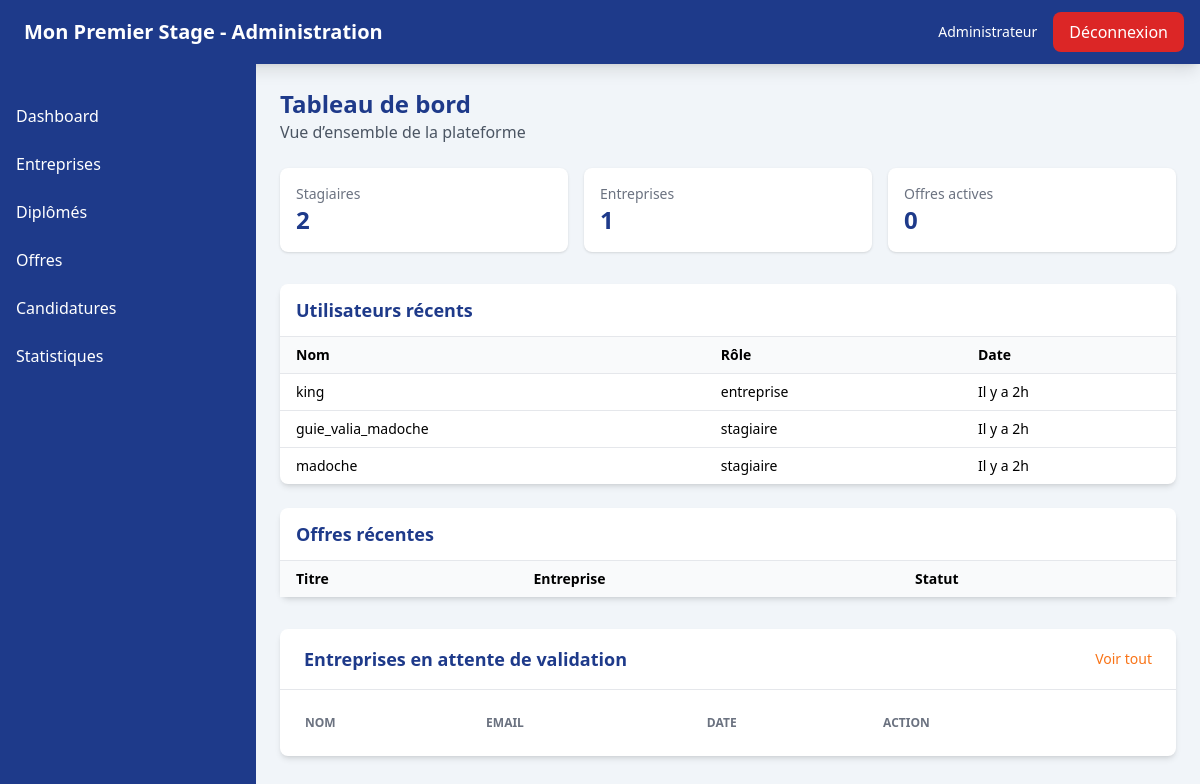
The page /admindashboard/ on the database as committed earlier.
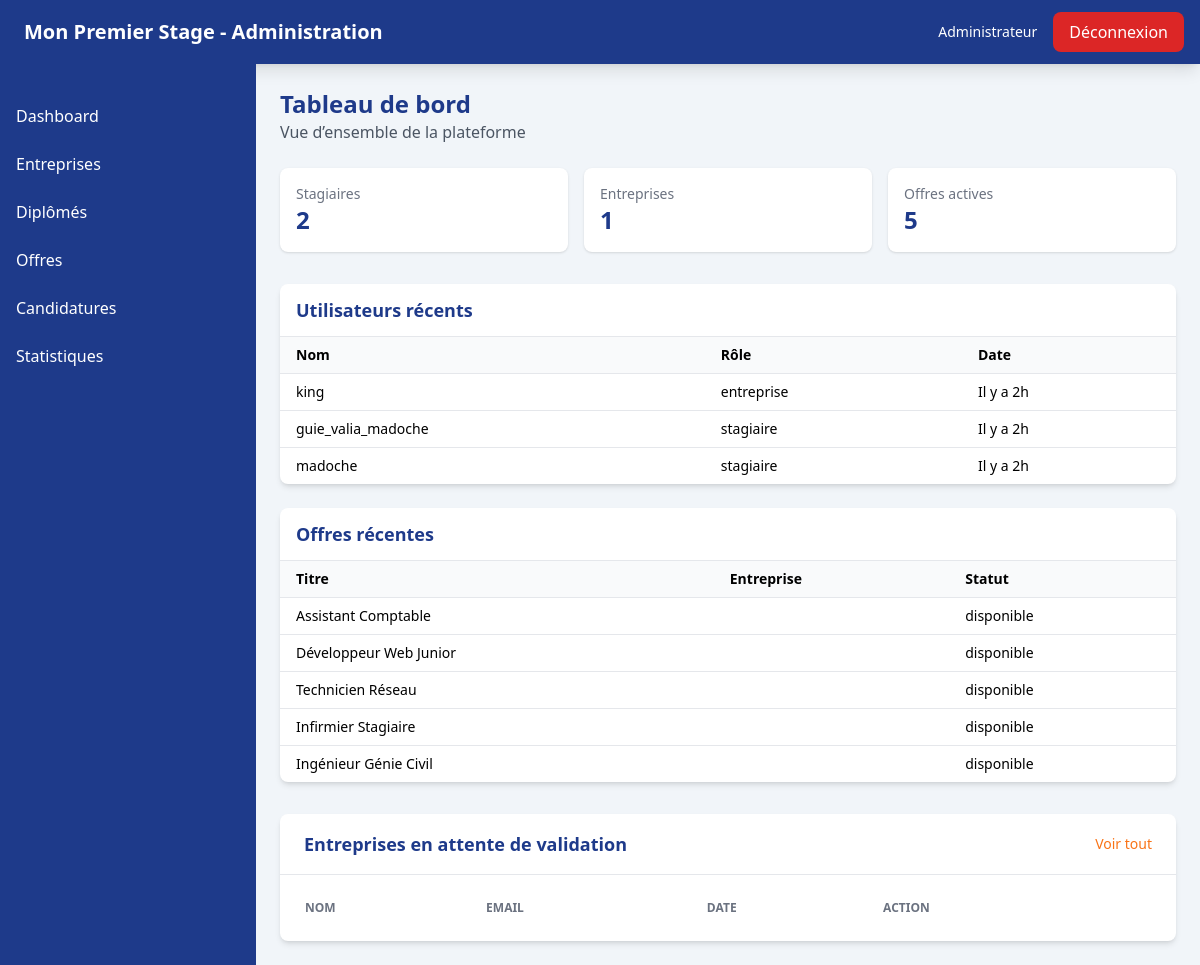
The same page on the database as committed later.
### app_premier_stage/models.py (models this page shows, shortened)
class User(AbstractUser):
    ROLES_CHOICES = (
        ("stagiaire", "Stagiaire"),
        ("entreprise", "Entreprise"),
        ("administrateur", "Administrateur"),
    )
    role = models.CharField(max_length=20, choices=ROLES_CHOICES, default="stagiaire")
    is_profile_completed = models.BooleanField(default=False)

class OffreEmploi(models.Model):
    id_offre = models.UUIDField(primary_key=True, default=uuid.uuid4, editable=False)
    user = models.ForeignKey(
        settings.AUTH_USER_MODEL,
        on_delete=models.CASCADE,
        related_name="offres_entreprise",
        default=""
    )
    entreprise = models.ForeignKey(Entreprise, on_delete=models.CASCADE, related_name="offres")
    titre_poste = models.CharField(max_length=30, default="")
    domaine_poste = models.CharField(max_length=100,default="")
    description_offre = models.TextField(max_length=1000,default="")
    type_offre = models.CharField(max_length=150,default="")
    type_contrat = models.CharField(max_length=150,default="")
    competence_requis = models.CharField(max_length=250,default="")
    duree_contrat = models.CharField(max_length=20,default="")
    date_debut_offre = models.DateField()
    remuneration_offre = models.CharField(max_length=10,default="")
    mission_offre = models.CharField(max_length=300,default="")
    localisation_offre = models.CharField(max_length=100, default="")
    statut_offre = models.CharField(max_length=20,default="disponible")
    date_fin_candidature = models.DateField()
    created_at = models.DateTimeField(auto_now_add=True)

### app_premier_stage/views.py (the view)
# urls.py: path('admindashboard/',views.AdminDashboard,name='admindashboard'),
def AdminDashboard(request):
    total_stagiaire = Stagiaire.objects.count()
    total_entreprise = Entreprise.objects.count()
    total_offre = OffreEmploi.objects.count()
    dernier_utilisateur = User.objects.order_by("-id")[:3]
    offre_recente = OffreEmploi.objects.order_by("-id_offre")[:5]
    entreprise_en_attente = Entreprise.objects.filter(validation_entreprise=False).order_by("-id_entreprise")[:5]
    context = {
        "total_stagiaire":total_stagiaire,
        "total_entreprise":total_entreprise,
        "total_offre":total_offre,
        "dernier_utilisateur":dernier_utilisateur,
        "offre_recente":offre_recente,
        "entreprise_en_attente":entreprise_en_attente
    }
    return render(request,"admin/dashboard.html",context=context)

### app_premier_stage/templates/admin/dashboard.html (shortened to what this page needs)
{% extends "admin/base_admin.html" %}
      {% block content %}
      <div class="mb-6">
        <h2 class="text-2xl font-bold text-primary-blue">Tableau de bord</h2>
        <p class="text-gray-600 text-sm sm:text-base">Vue d’ensemble de la plateforme</p>
      </div>
      <div class="grid grid-cols-1 sm:grid-cols-2 lg:grid-cols-3 gap-4 mb-8">
        <div class="bg-white shadow rounded-lg p-4">
          <p class="text-gray-500 text-sm">Stagiaires</p>
          <p class="text-2xl font-bold text-primary-blue">{{total_stagiaire}}</p>
        </div>
        <div class="bg-white shadow rounded-lg p-4">
          <p class="text-gray-500 text-sm">Entreprises</p>
          <p class="text-2xl font-bold text-primary-blue">{{total_entreprise}}</p>
        </div>
        <div class="bg-white shadow rounded-lg p-4">
          <p class="text-gray-500 text-sm">Offres actives</p>
          <p class="text-2xl font-bold text-primary-blue">{{total_offre}}</p>
        </div>
      </div>
      <div class="bg-white rounded-lg shadow-md mb-6">
        <div class="px-4 py-3 border-b border-gray-200">
          <h3 class="text-lg font-semibold text-primary-blue">Utilisateurs récents</h3>
        </div>
        <div class="overflow-x-auto">
          <table class="min-w-full text-sm">
            <thead class="bg-gray-50">
              <tr>
                <th class="px-4 py-2 text-left">Nom</th>
                <th class="px-4 py-2 text-left">Rôle</th>
                <th class="px-4 py-2 text-left">Date</th>
              </tr>
            </thead>
            <tbody>
              {% for dernier_utilisateur in dernier_utilisateur %}
              <tr class="border-t">
                <td class="px-4 py-2">{{dernier_utilisateur.username}}</td>
                <td class="px-4 py-2">{{dernier_utilisateur.role}}</td>
                <td class="px-4 py-2">Il y a 2h</td>
              </tr>
              {% endfor %}
            </tbody>
          </table>
        </div>
      </div>
      <div class="bg-white rounded-lg shadow-md">
        <div class="px-4 py-3 border-b border-gray-200">
          <h3 class="text-lg font-semibold text-primary-blue">Offres récentes</h3>
        </div>
        <div class="overflow-x-auto">
          <table class="min-w-full text-sm">
            <thead class="bg-gray-50">
              <tr>
                <th class="px-4 py-2 text-left">Titre</th>
                <th class="px-4 py-2 text-left">Entreprise</th>
                <th class="px-4 py-2 text-left">Statut</th>
              </tr>
            </thead>
            <tbody>
              {% for offre_recente in offre_recente  %}
              <tr class="border-t">
                <td class="px-4 py-2">{{offre_recente.titre_poste}}</td>
                <td class="px-4 py-2">{{titre_poste.entreprise.nom_entreprise}}</td>
                <td class="px-4 py-2">{{offre_recente.statut_offre}}</td>
              </tr>
              {% endfor %}
            </tbody>
          </table>
        </div>
      </div>
      <div class="bg-white rounded-lg shadow-md mt-8">
        <div class="px-6 py-4 border-b border-gray-200 flex justify-between items-center">
          <h2 class="text-lg font-semibold text-primary-blue">Entreprises en attente de validation</h2>
          <a href="{% url "liste_entreprise" %}" class="text-sm text-primary-orange hover:underline">Voir tout</a>
        </div>
        <div class="p-6">
          <table class="min-w-full text-sm">
            <thead>
              <tr class="text-left text-xs font-medium text-gray-500 uppercase">
                <th>Nom</th>
                <th>Email</th>
                <th>Date</th>
                <th>Action</th>
              </tr>
            </thead>
          </table>
        </div>
      </div>
    </main>
    {% endblock content %}

Rows that differ between the two databases and show on the page:
added OffreEmploi: titre_poste "Assistant Comptable", statut_offre "disponible"
added OffreEmploi: titre_poste "Développeur Web Junior", statut_offre "disponible"
added OffreEmploi: titre_poste "Technicien Réseau", statut_offre "disponible"
added OffreEmploi: titre_poste "Infirmier Stagiaire", statut_offre "disponible"
added OffreEmploi: titre_poste "Ingénieur Génie Civil", statut_offre "disponible"
Other text that changed with them:
{{ total_offre }}: "0" → "5"
